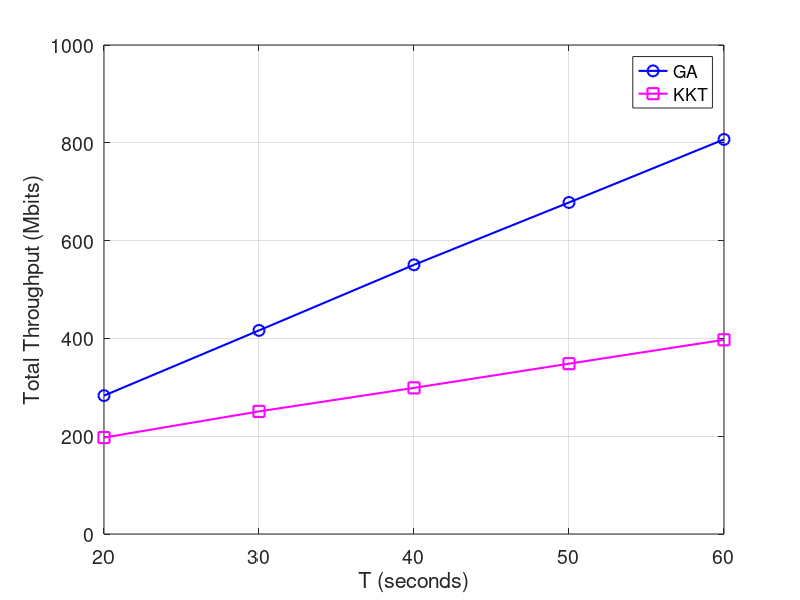

The MATLAB source for this figure:
x = [20 30 40 50 60];
y1 = [282.9644 416.3363 550.4389 677.9835 806.8833];
% y2 = [197.214562 250.714046 265.81311 286.31753 327.176122];
y2 = [197.214562 250.714046 298.81311 348.31753 397.176122];
figure(1)
hold on
plot(x, y1,'bo-','MarkerSize',8,'LineWidth',1.5);
hold on
plot(x, y2,'ms-','MarkerSize',8,'LineWidth',1.5);

xlabel('T (seconds)');
ylabel('Total Throughput (Mbits)');
legend('GA','KKT');
grid on
box on
set(gca,'FontSize',14)